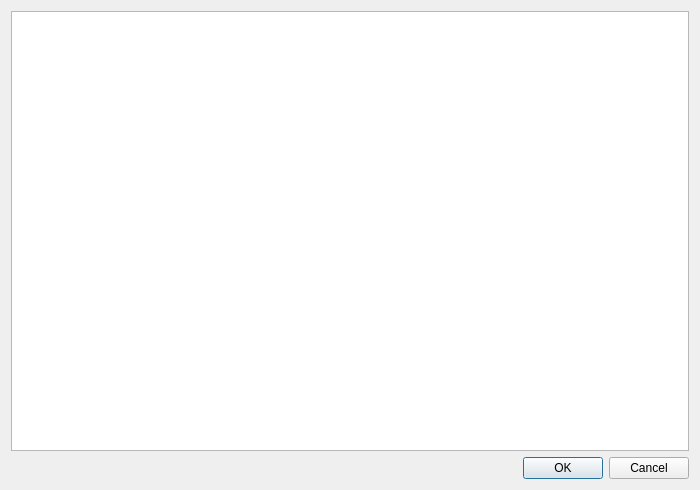
<?xml version="1.0" encoding="UTF-8"?>
<ui version="4.0">
 <class>HistoryMessageDialog</class>
 <widget class="QDialog" name="HistoryMessageDialog">
  <property name="geometry">
   <rect>
    <x>0</x>
    <y>0</y>
    <width>700</width>
    <height>490</height>
   </rect>
  </property>
  <property name="windowTitle">
   <string>历史消息</string>
  </property>
  <layout class="QGridLayout" name="gridLayout">
   <item row="0" column="0">
    <widget class="QTextBrowser" name="historyMessageBrowser"/>
   </item>
   <item row="1" column="0">
    <widget class="QDialogButtonBox" name="buttonBox">
     <property name="orientation">
      <enum>Qt::Horizontal</enum>
     </property>
     <property name="standardButtons">
      <set>QDialogButtonBox::Cancel|QDialogButtonBox::Ok</set>
     </property>
    </widget>
   </item>
  </layout>
 </widget>
 <resources/>
 <connections>
  <connection>
   <sender>buttonBox</sender>
   <signal>accepted()</signal>
   <receiver>HistoryMessageDialog</receiver>
   <slot>accept()</slot>
   <hints>
    <hint type="sourcelabel">
     <x>248</x>
     <y>254</y>
    </hint>
    <hint type="destinationlabel">
     <x>157</x>
     <y>274</y>
    </hint>
   </hints>
  </connection>
  <connection>
   <sender>buttonBox</sender>
   <signal>rejected()</signal>
   <receiver>HistoryMessageDialog</receiver>
   <slot>reject()</slot>
   <hints>
    <hint type="sourcelabel">
     <x>316</x>
     <y>260</y>
    </hint>
    <hint type="destinationlabel">
     <x>286</x>
     <y>274</y>
    </hint>
   </hints>
  </connection>
 </connections>
</ui>
